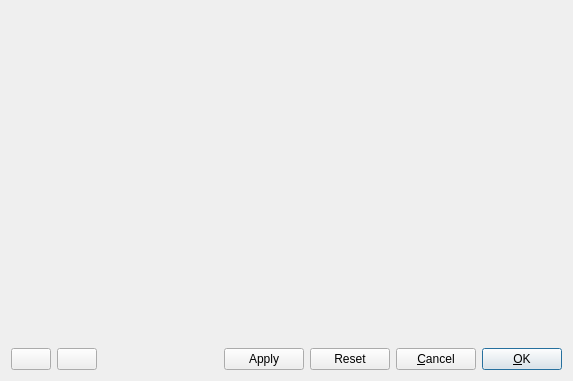
<?xml version="1.0" encoding="UTF-8"?>
<ui version="4.0">
 <class>ProxyWidgetDialog</class>
 <widget class="QDialog" name="ProxyWidgetDialog">
  <property name="geometry">
   <rect>
    <x>0</x>
    <y>0</y>
    <width>573</width>
    <height>381</height>
   </rect>
  </property>
  <property name="windowTitle">
   <string>Dialog</string>
  </property>
  <layout class="QVBoxLayout" name="Layout">
   <item>
    <widget class="pqSearchBox" name="SearchBox" native="true"/>
   </item>
   <item>
    <widget class="QScrollArea" name="scrollArea">
     <property name="frameShape">
      <enum>QFrame::NoFrame</enum>
     </property>
     <property name="widgetResizable">
      <bool>true</bool>
     </property>
     <widget class="QWidget" name="scrollAreaWidgetContents">
      <property name="geometry">
       <rect>
        <x>0</x>
        <y>0</y>
        <width>549</width>
        <height>295</height>
       </rect>
      </property>
      <layout class="QVBoxLayout" name="scrollAreaLayout">
       <property name="spacing">
        <number>0</number>
       </property>
       <property name="margin">
        <number>0</number>
       </property>
      </layout>
     </widget>
    </widget>
   </item>
   <item>
    <widget class="QWidget" name="widget" native="true">
     <layout class="QHBoxLayout" name="horizontalLayout">
      <property name="margin">
       <number>0</number>
      </property>
      <item>
       <widget class="QPushButton" name="RestoreDefaultsButton">
        <property name="toolTip">
         <string>Restore application default setting values</string>
        </property>
        <property name="text">
         <string/>
        </property>
       </widget>
      </item>
      <item>
       <widget class="QPushButton" name="SaveButton">
        <property name="toolTip">
         <string>Save current settings values as default</string>
        </property>
        <property name="text">
         <string/>
        </property>
        <property name="iconSize">
         <size>
          <width>16</width>
          <height>16</height>
         </size>
        </property>
       </widget>
      </item>
      <item>
       <spacer name="horizontalSpacer">
        <property name="orientation">
         <enum>Qt::Horizontal</enum>
        </property>
        <property name="sizeHint" stdset="0">
         <size>
          <width>40</width>
          <height>20</height>
         </size>
        </property>
       </spacer>
      </item>
      <item>
       <widget class="QPushButton" name="ApplyButton">
        <property name="sizePolicy">
         <sizepolicy hsizetype="Maximum" vsizetype="Fixed">
          <horstretch>0</horstretch>
          <verstretch>0</verstretch>
         </sizepolicy>
        </property>
        <property name="text">
         <string>Apply</string>
        </property>
        <property name="icon">
         <iconset theme="SP_DialogApplyButton">
          <normaloff/>
         </iconset>
        </property>
       </widget>
      </item>
      <item>
       <widget class="QPushButton" name="ResetButton">
        <property name="text">
         <string>Reset</string>
        </property>
       </widget>
      </item>
      <item>
       <widget class="QPushButton" name="CancelButton">
        <property name="sizePolicy">
         <sizepolicy hsizetype="Maximum" vsizetype="Fixed">
          <horstretch>0</horstretch>
          <verstretch>0</verstretch>
         </sizepolicy>
        </property>
        <property name="text">
         <string>&amp;Cancel</string>
        </property>
       </widget>
      </item>
      <item>
       <widget class="QPushButton" name="OKButton">
        <property name="sizePolicy">
         <sizepolicy hsizetype="Maximum" vsizetype="Fixed">
          <horstretch>0</horstretch>
          <verstretch>0</verstretch>
         </sizepolicy>
        </property>
        <property name="text">
         <string>&amp;OK</string>
        </property>
        <property name="default">
         <bool>true</bool>
        </property>
       </widget>
      </item>
     </layout>
    </widget>
   </item>
  </layout>
 </widget>
 <customwidgets>
  <customwidget>
   <class>pqSearchBox</class>
   <extends>QWidget</extends>
   <header>pqSearchBox.h</header>
   <container>1</container>
  </customwidget>
 </customwidgets>
 <resources/>
 <connections/>
</ui>
